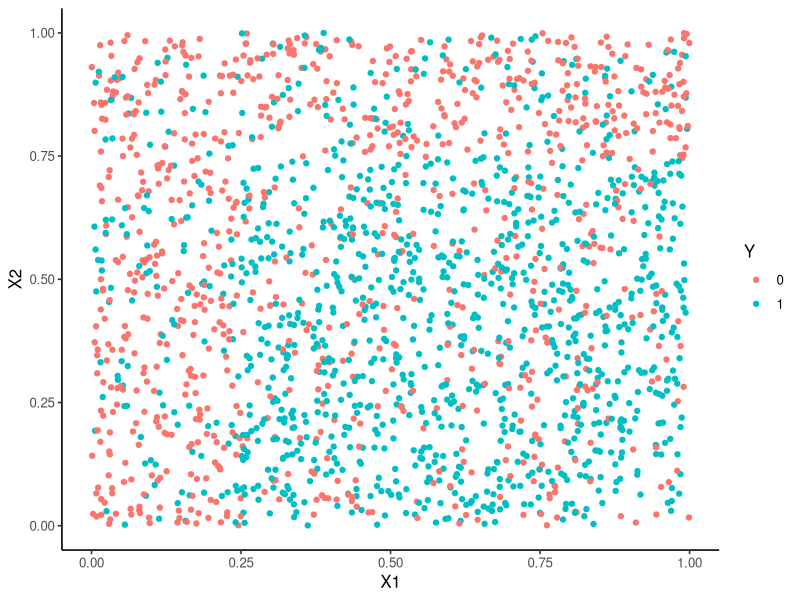

Reproduce this figure in R.
## ---- chunk 1
library(tidyverse)
theme_set(theme_classic(base_size=12))
## ---- chunk 2
n <- 2000
set.seed(12345)
X1 <- runif(n)
set.seed(5678)
X2 <- runif(n)
set.seed(9012)
R1 <- X1<=0.25
R2 <- (X1>0.25 & X2>=0.75)
R3 <- (X1>0.25 & X2<0.75)
Y <- rep(0,n)
Y[R1] <- rbinom(sum(R1),1,0.25)
Y[R2] <- rbinom(sum(R2),1,0.25)
Y[R3] <- rbinom(sum(R3),1,0.75)
donnees <- data.frame(X1,X2,Y)
donnees$Y <- as.factor(donnees$Y)
indapp <- 1:1500
dapp <- donnees[indapp,]
dtest <- donnees[-indapp,]
## ---- chunk 3
ggplot(donnees)+aes(x=X1,y=X2,color=Y)+geom_point()
## ---- chunk 4
library(class)
knn3 <- knn(dapp[,1:2],dtest[,1:2],cl=dapp$Y,k=3)
mean(knn3!=dtest$Y)
## ---- chunk 5
k_cand <- seq(1,100,by=2)
## ---- chunk 6
erreur <- rep(0,length(k_cand))
compt <- 1
for (k in k_cand){
  knn_prev <- knn(dapp[,1:2],dtest[,1:2],cl=dapp$Y,k=k)
  erreur[compt] <- mean(knn_prev!=dtest$Y)
  compt <- compt+1
}
## ---- chunk 7
k_cand[which.min(erreur)]
## ---- chunk 8
library(caret)
K <- 10
kfolds <- createFolds(1:nrow(donnees),k=K)
## ---- chunk 9
err_cv <- function(k){
  erreur_bloc <- rep(0,K)
  for (j in 1:K){
    train <- donnees[-kfolds[[j]],]
    test <- donnees[kfolds[[j]],]
    prev <- knn(train[,1:2],test[,1:2],cl=train$Y,k=k)
    erreur_bloc[j] <- mean(prev!=test$Y)
  }
  return(mean(erreur_bloc))
}

## ---- chunk 10
erreur_cv <- rep(0,length(k_cand))
compt <- 1
for (k in k_cand){
  erreur_cv[compt] <- err_cv(k)
  compt <- compt+1
}
k_cand[which.min(erreur_cv)]
